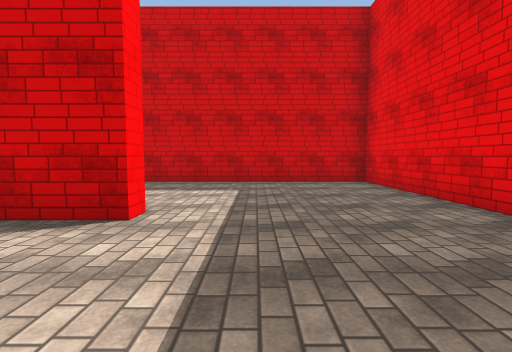
view 1 (above)

23 first-person views from a walk through a scene from a Unity 3-D project. The camera is 1.5 m above the floor, tilts 4° down and sees 85° across. Doors are open. The floor is counted in squares, 2 m on a side. Each view is taken from the middle of a square. On the plan, view 1 faces up. The plan holds only what a view shows up to about 10 squares ahead; the rest is blank. The place goes on beyond the plan. The player character is not drawn. Some animated figures are left out. Surface patterns are stand-ins for the level's own textures.

view 2
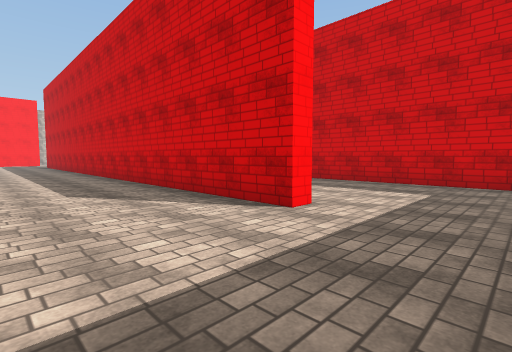

view 3
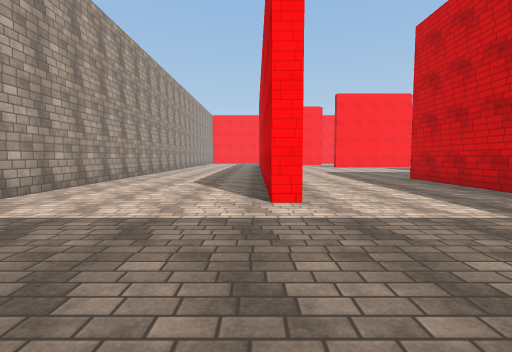

view 4
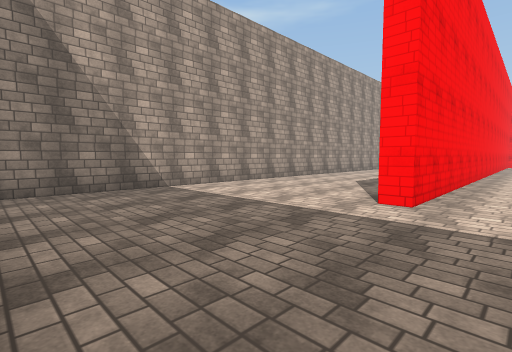

view 5
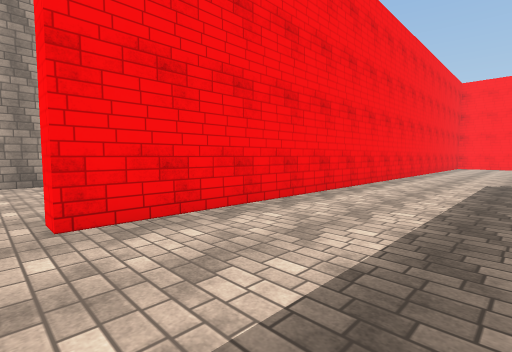

view 6
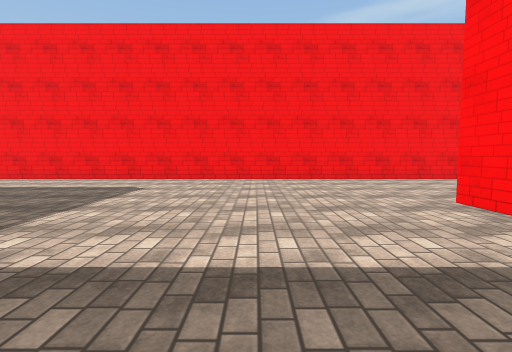

view 7
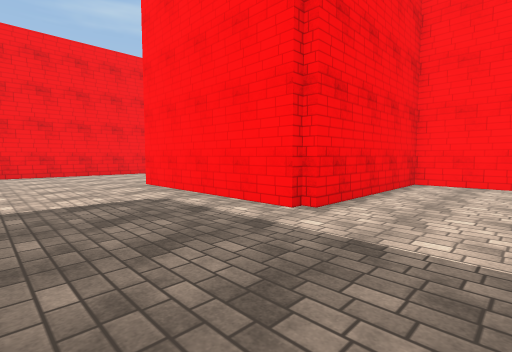

view 8
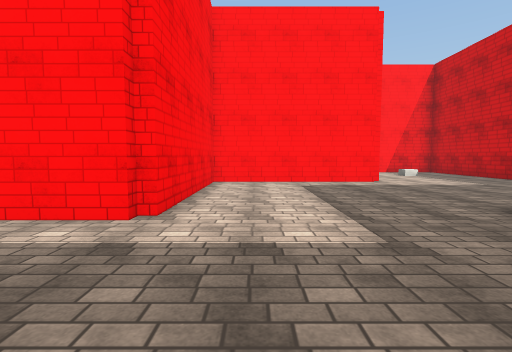

view 9
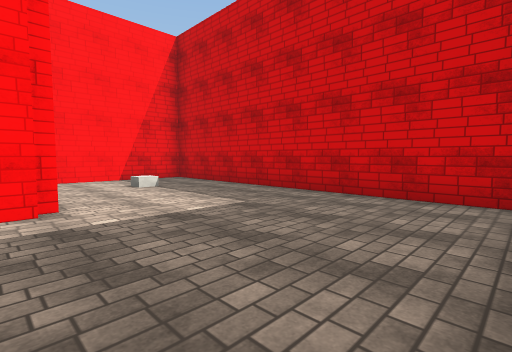

view 10
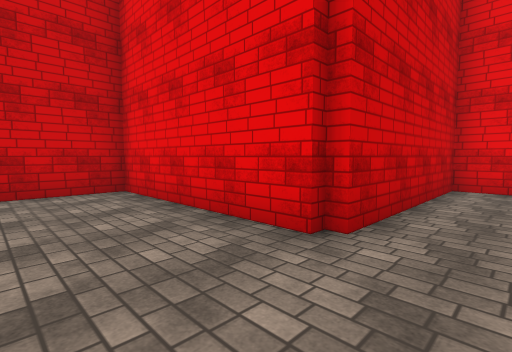

view 11
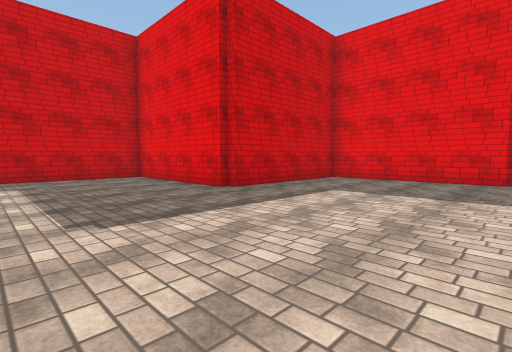

view 12
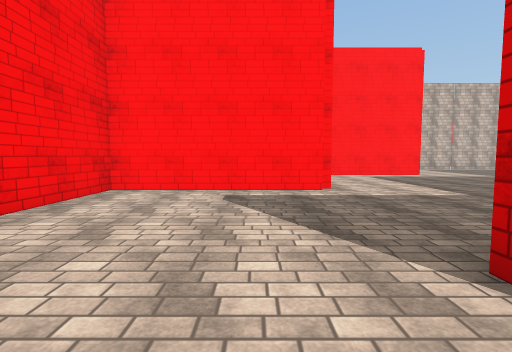

view 13
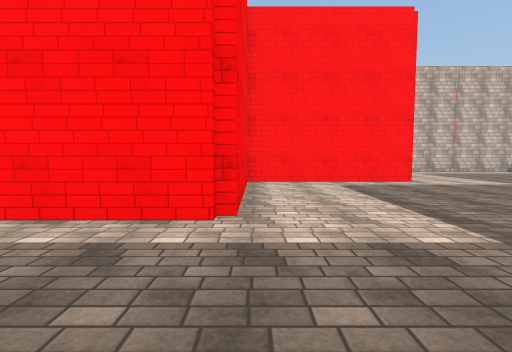

view 14
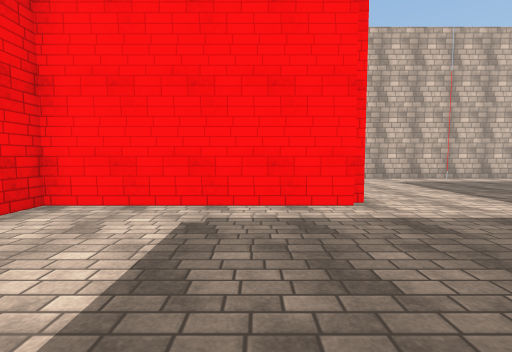

view 15
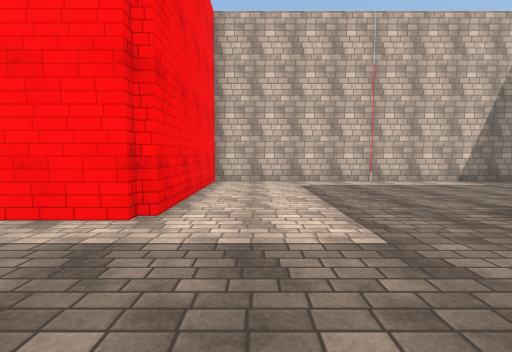

view 16
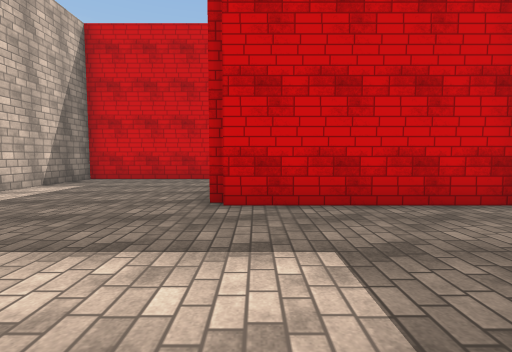

view 17
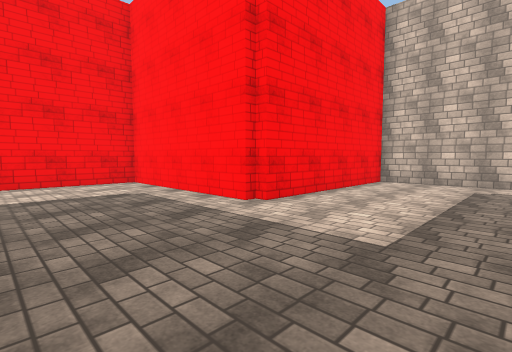

view 18
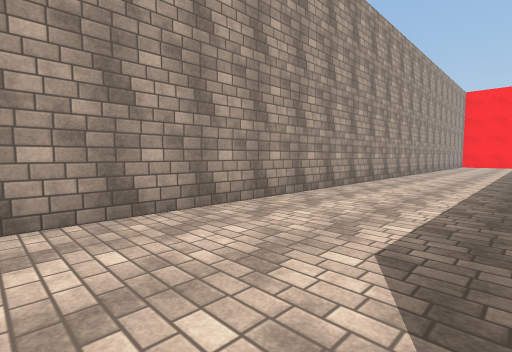

view 19
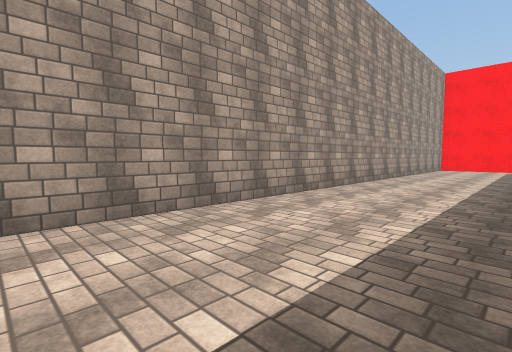

view 20
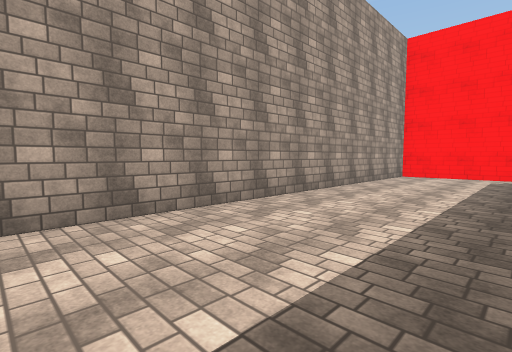

view 21
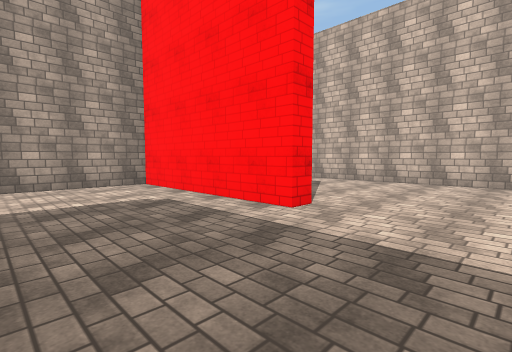

view 22
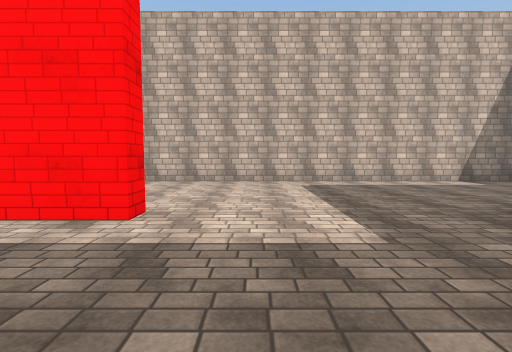

view 23
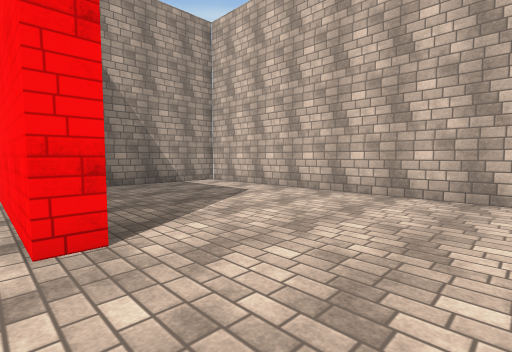

### Floor plan
Points are (right, up) in squares from view 1. A wall is a line through its corners. A room is listed if a view was taken in it or the views show most of it. See-through windows are left out.
Room 1 (views 1, 2, 3, 4, 5, 6, 7, 8, 9, 10, 11, 12, 13, 14, 15, 16, 17, 18, 19, 20, 21, 22, 23)
walls: (-26.9, 3.5) (-26.3, 3.5) (-26.3, -1.5) (2.8, -1.5); (-7, 13.2) (-11.7, 13.2) (-11.7, 18.2) (-16.7, 18.2) (-16.7, 23.3) (-25.9, 23.3); (-22, 18.2) (-26.5, 18.2); (-21.3, 18.6) (-21.3, 13.8) (-16.3, 13.8) (-16.3, 8.5); (-31.5, 12.9) (-31.5, -1.5) (-28.2, -1.5); (-26.3, 23) (-26.3, 19.5); (-27.5, 23.3) (-31.5, 23.3) (-31.5, 13.8) (-26.3, 13.8) (-26.3, 8.8) (-21.3, 8.8) (-21.3, 3.8) (-1.5, 3.8) (-1.5, 3.3) (-9.9, 3.3); (3.3, 3.5) (3.3, 8.3) (-6.7, 8.3) (-6.7, 13)

Where each view was taken, in squares from view 1:
view 1: 0 up, 0 right, facing up
view 2: 0 up, 1 right, facing up-left
view 3: 3 up, 3 right, facing left
view 4: 5 up, 3 right, facing down-left
view 5: 7 up, 1 left, facing down-left
view 6: 13 up, 13 left, facing down
view 7: 16 up, 13 left, facing down-left
view 8: 15 up, 13 left, facing left
view 9: 18 up, 17 left, facing up-left
view 10: 17 up, 19 left, facing up-right
view 11: 8 up, 16 left, facing up-right
view 12: 7 up, 15 left, facing left
view 13: 9 up, 18 left, facing left
view 14: 12 up, 22 left, facing left
view 15: 15 up, 23 left, facing left
view 16: 14 up, 26 left, facing up
view 17: 17 up, 23 left, facing down-left
view 18: 2 up, 3 left, facing down-left
view 19: 2 up, 9 left, facing down-left
view 20: 2 up, 15 left, facing down-left
view 21: 6 up, 23 left, facing down-left
view 22: 5 up, 23 left, facing left
view 23: 6 up, 26 left, facing down-left
